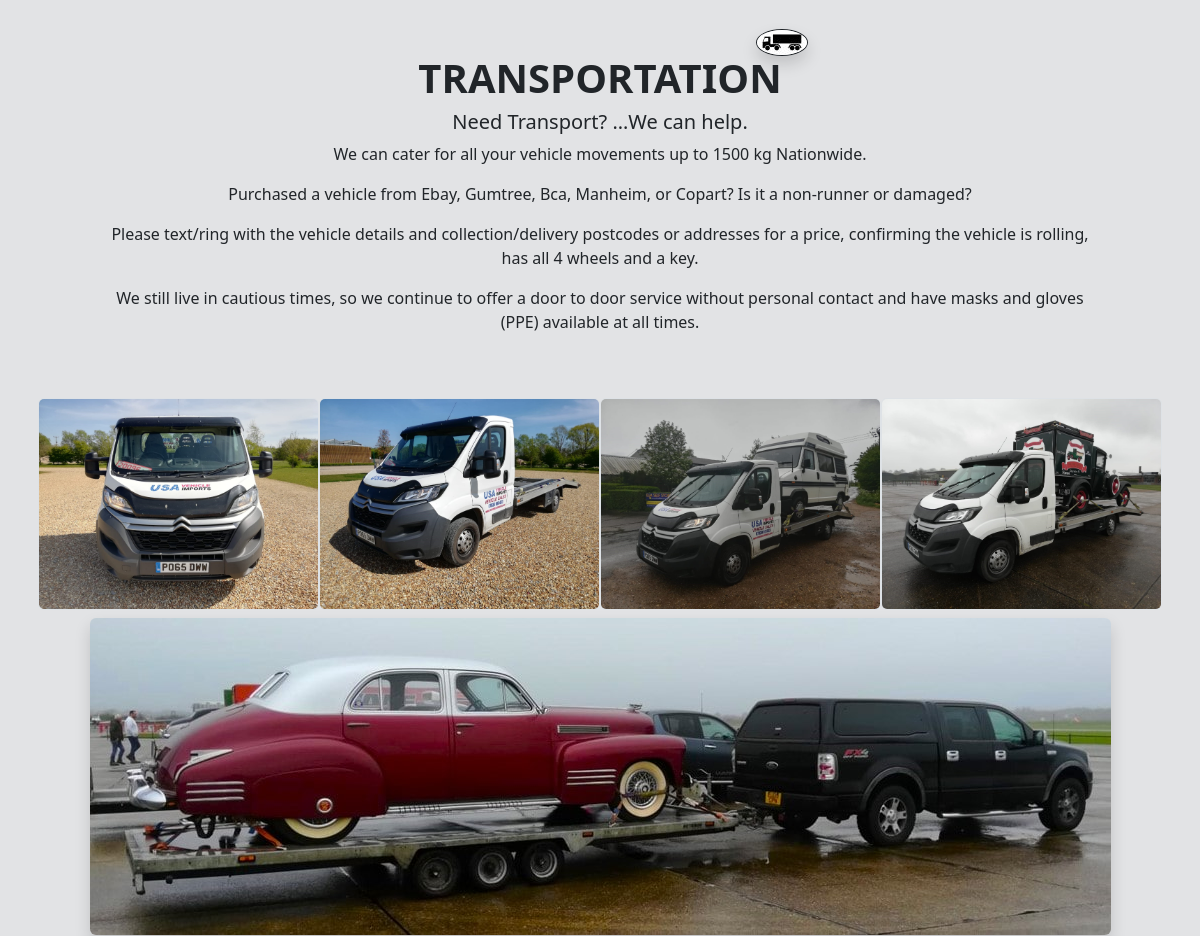
/Services/ (middle part), run on an earlier commit of the app's database.
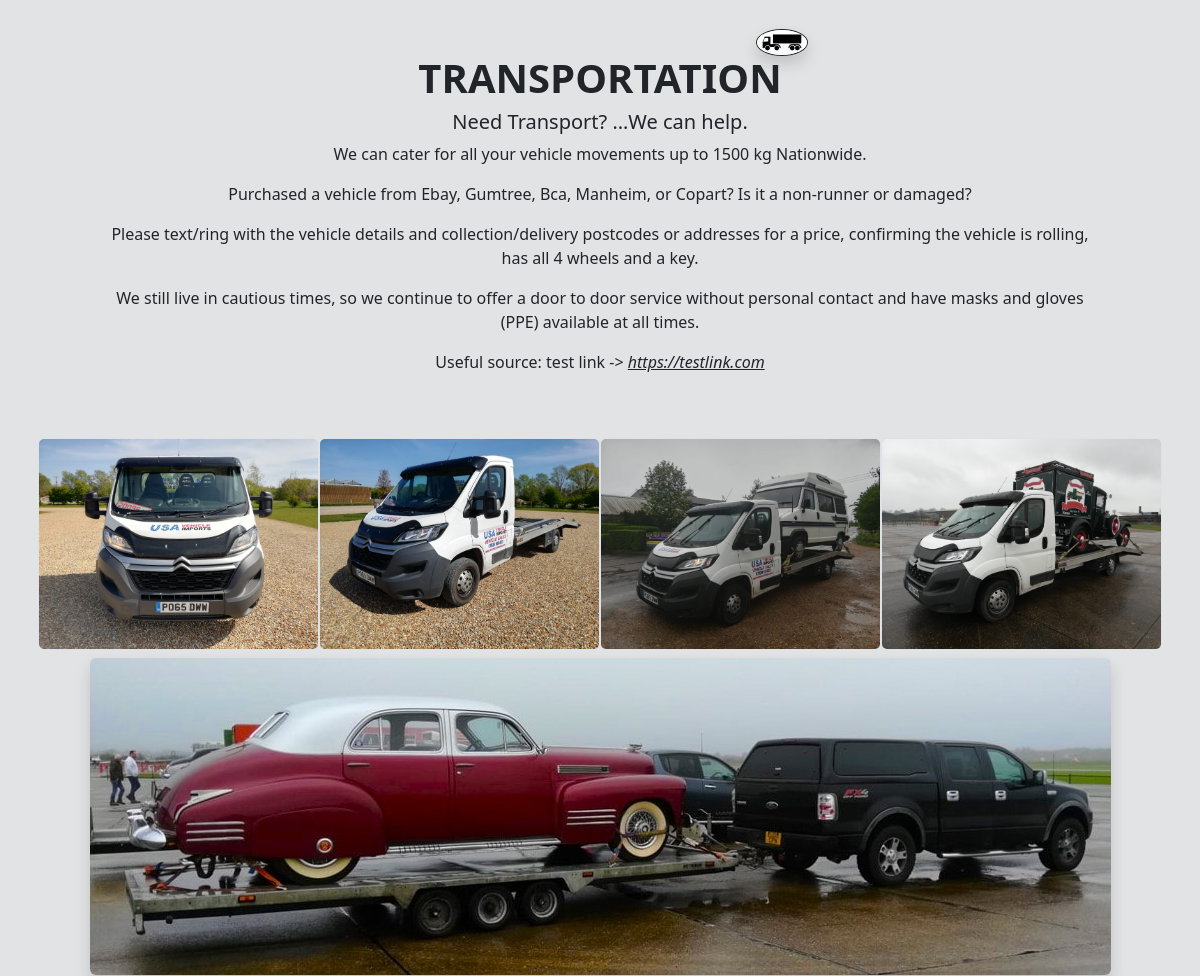
And on a later commit of the database.
### frontapp/models.py (models this page shows, shortened)
class EditableStaticContent(models.Model):
    TITLE_CHOICES = [('HomeHero','HomeHero'),('Home','Home'),('Importing','Importing'),('Sourcing','Sourcing'),('Transportation','Transportation'),('GalleryHero','GalleryHero'),('GalleryBreaker','GalleryBreaker'),('GalleryExamplePics','GalleryExamplePics'),('NewsHero','NewsHero'),('',''),('','')]
    title = models.CharField(
        max_length=100,choices=TITLE_CHOICES,blank=True)
    header = models.CharField(
        max_length=100,blank=True)
    subHeader = models.CharField(
        max_length=100,blank=True)
    badge = models.ImageField(upload_to='images/editableContent/', height_field=0,
        width_field=0,blank=True)
    shortDescription = models.CharField(
        max_length=200,blank=True)

class ESCParagraph(models.Model):
    paragraph = models.TextField(blank=True)
    editableStaticContentFk = models.ForeignKey(
        EditableStaticContent, related_name='escToPara_fk', on_delete=models.CASCADE, default=None)

class ESCImage(models.Model):
    images = models.ImageField(
        upload_to='images/editableContent/', height_field=0, width_field=0,blank=True)
    filename = models.CharField(
        max_length=100, null=True, blank=True, default='default.jpg')
    description = models.CharField(
        max_length=100,blank=True)
    editableStaticContentFk = models.ForeignKey(
        EditableStaticContent, related_name='escToImage_fk', on_delete=models.CASCADE, default=None)

class ESCExternalLink(models.Model):
    title = models.CharField(
        max_length=100,blank=True)
    externalLink = models.URLField(max_length=200,blank=True)
    editableStaticContentFk = models.ForeignKey(
        EditableStaticContent, related_name='escToLink_fk', on_delete=models.CASCADE, default=None)

### frontapp/views.py (the view)
# urls.py: path('Services/', views.ServicesView.as_view(), name="Services"),
class ServicesView(ListView):
    model = Faqs
    template_name = "Services.html"
    context_object_name = "context"
    def get_context_data(self,**kwargs):
        context = super(ServicesView, self).get_context_data(**kwargs)
        context['faqs'] = Faqs.objects.all()
        context['editableStaticContent'] = EditableStaticContent.objects.all()
        return context

### frontapp/custom_context_processors.py (called while the page is built, shortened)
def get_business_data(request):
    data = BusinessDetails.objects.all()
    navLink = NavHTMLPage.objects.all()
    context = {'data': data,'navLink':navLink}
    return context

def get_form_data(request):
    if request.method == "GET":
        form = ContactForm()
    else:
        form = ContactForm()
    context = {'form': form}
    return ( context)

### frontapp/templates/Services.html (shortened to what this page needs)
{% extends "Base.html" %}{% block title %}Services Page{% endblock title %}
{% block content %} {% load static %}
<div
  class="container-fluid bg-secondary-subtle text-center fade-in pb-3 px-xxl-5"
>
  {% for content in editableStaticContent %}
  {% if content.title == 'Transportation' %}
  <div id="transportation" class="row justify-content-center">
    <div class="col mb-5">
      <div class="container">
        <div class="text-center p-md-5">
          <h1 class="position-relative pt-3 fw-semibold">
            {{ content.header }}<span
              class="position-absolute top-0 start-70 translate-middle p-2"
            >
              <img
                src="{{ content.badge.url }}"
                class="rounded-circle border border-dark shadow"
              />
            </span>
          </h1>
          <h5>{{ content.subHeader }}</h5>
          {% for para in content.escToPara_fk.all %}
          <p class="px-2 px-xxl-5">{{ para.paragraph }}</p>
          {% endfor %} {% for link in content.escToLink_fk.all %}
          <p class="px-2 px-xxl-5">
            Useful source: {{ link.title }} ->
            <span class="fst-italic fw-light"
              ><a
                href="{{ link.externalLink }}"
                class="text-reset"
                target="_blank"
                >{{ link.externalLink }}</a
              ></span
            >
          </p>
          {% endfor %}
        </div>
        <div class="row row-cols-1 row-cols-md-4 bg-transparent g-2">
          {% for image in content.escToImage_fk.all|slice:":4" %}
          <img
            class="img-thumbnail bg-transparent p-0"
            src="{{ image.images.url }}"
            alt="Loader front"
          />
          {% endfor %}
        </div>
        {% for image in content.escToImage_fk.all|slice:"4:5" %}
        <img
          class="img-fluid mt-2 rounded-2 p-0 shadow"
          src="{{ image.images.url }}"
          alt="USA Vehicle Imports logo"
        />{% endfor %}
      </div>
    </div>
  </div>
  {% endif %}{% endfor %}
</div>
{% endblock content %}

What changed in the data, as far as the page shows it:
added ESCExternalLink: title "test link", externalLink "https://testlink.com"
